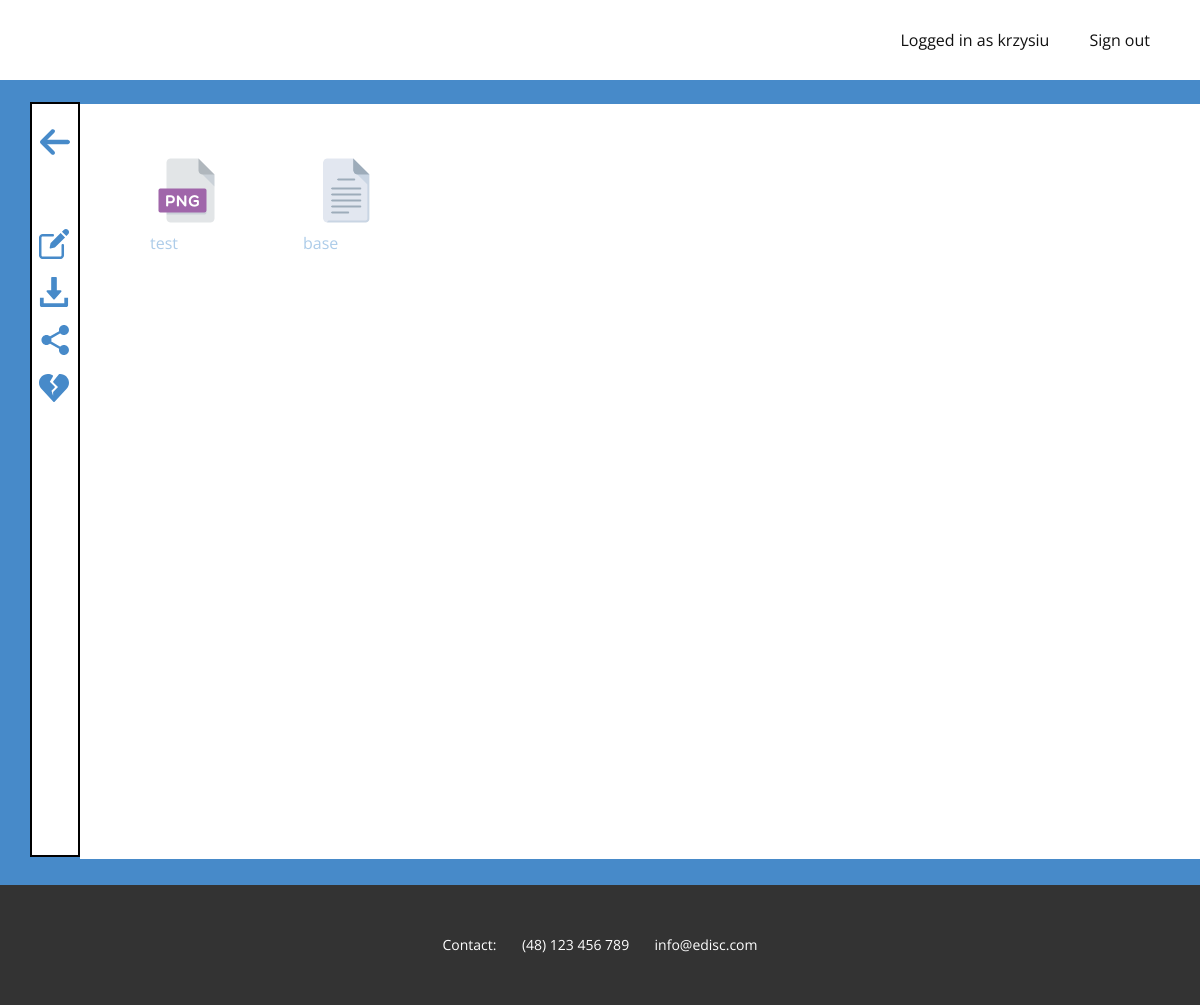
Page /drive/favourites/ (signed in) on the earlier database version.
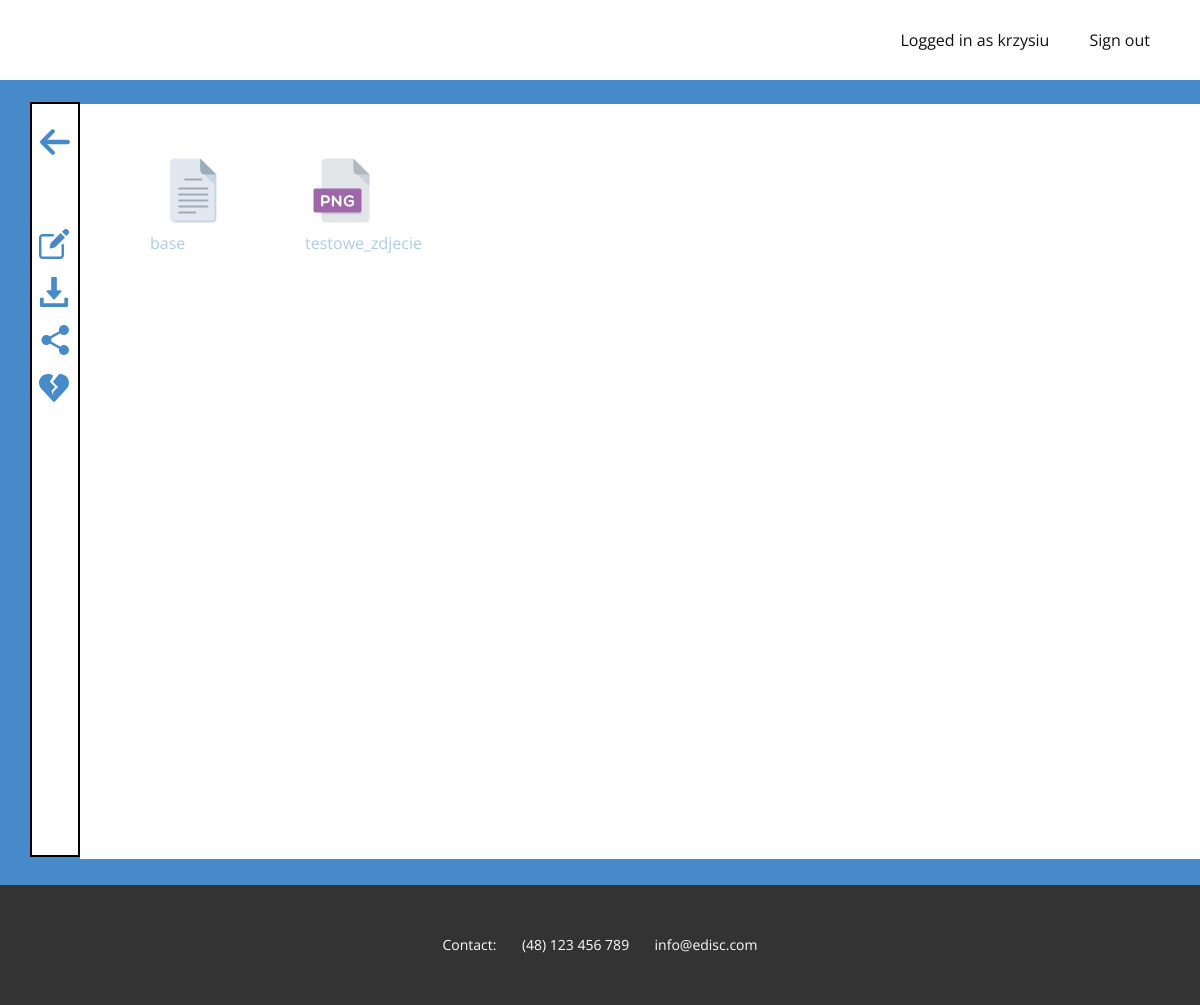
Same page on the later database version.
### mainapp/models.py (models this page shows, shortened)
class File (models.Model):
    fileName = models.CharField(max_length=30)
    extension = models.CharField(max_length=4, default='none')
    content = models.FileField(default='No file loaded')
    directory = models.ForeignKey(Directory, on_delete=models.CASCADE)
    uploadDate = models.DateTimeField()
    inBin = models.BooleanField(default=False)
    isFavourite = models.BooleanField(default=False)

### mainapp/views.py (the view)
# urls.py: path('drive/favourites/', views.favouritePage, name='favourite'),
@login_required(login_url='login')
def favouritePage(request):
    return render(request, 'mainapp/favourites.html')

### mainapp/templates/mainapp/favourites.html (shortened to what this page needs)
{% extends "./base.html" %}
{% block body_content %}
    {% for dir in user.directory_set.all %}
        {% for fil in dir.file_set.all %}
              {% if fil.isFavourite == True and fil.inBin == False %}
                  <div class="floatLeft">
                    <a>
                        <figure>
                            {% if fil.extension == 'pdf' %}
                                <img src="../../static/images/file_icons/pdf_icon.png" width="73" height="81">
                            {% elif fil.extension == 'doc' or fil.extension == 'docx' or fil.extension == 'docs' %}
                                <img src="../../static/images/file_icons/doc_icon.png" width="73" height="81">
                            {% elif fil.extension == 'mov' or fil.extension == 'mp4' or fil.extension == 'mkv' %}
                                <img src="../../static/images/file_icons/mov_icon.png" width="73" height="81">
                            {% elif fil.extension == 'mp3' or fil.extension == 'wav' or fil.extension == 'm4a' %}
                                <img src="../../static/images/file_icons/mp3_icon.png" width="73" height="81">
                            {% elif fil.extension == 'png' or fil.extension == 'jpg' or fil.extension == 'jpeg' %}
                                <img src="../../static/images/file_icons/png_icon.png" width="73" height="81">
                            {% elif fil.extension == 'ppt' %}
                                <img src="../../static/images/file_icons/ppt_icon.png" width="73" height="81">
                            {% elif fil.extension == 'txt' %}
                                <img src="../../static/images/file_icons/txt_icon.png" width="73" height="81">
                            {% elif fil.extension == 'xls' %}
                                <img src="../../static/images/file_icons/xls_icon.png" width="73" height="81">
                            {% elif fil.extension == 'rar' or fil.extension == 'zip' or fil.extension == 'tar' %}
                                <img src="../../static/images/file_icons/zip_icon.png" width="73" height="81">
                            {% else %}
                                <img src="../../static/images/file_icons/file_icon_v2.png" width="75" height="81">
                            {% endif %}
                        <figcaption>
                            {{ fil.fileName }}
                        </figcaption>
                    </figure>
                </a>
            </div>
              {% endif %}
        {% endfor %}
    {% endfor %}
{% endblock %}
{% block list_content %}
    <link rel="stylesheet" href="../../static/css/directory.css" media="screen">
    <a href="../../drive">
        <span class="u-icon u-icon-circle u-text-palette-1-base u-icon-1"><svg class="u-svg-link" preserveAspectRatio="xMidYMin slice" viewBox="0 0 447.243 447.243" style=""><use xmlns:xlink="http://www.w3.org/1999/xlink" xlink:href="#svg-afa0"></use></svg></span>
    </a>
    <a href="rename_favourite">
        <span class="u-icon u-icon-circle u-text-palette-1-base u-icon-2"><svg class="u-svg-link" preserveAspectRatio="xMidYMin slice" viewBox="0 0 512 511" style=""><use xmlns:xlink="http://www.w3.org/1999/xlink" xlink:href="#svg-fa6a"></use></svg></span>
    </a>
    <a href="download">
        <span class="u-icon u-icon-circle u-text-palette-1-base u-icon-4"><svg class="u-svg-link" preserveAspectRatio="xMidYMin slice" viewBox="0 0 512 512" style=""><use xmlns:xlink="http://www.w3.org/1999/xlink" xlink:href="#svg-6bec"></use></svg></span>
    </a>
    <a href="share">
        <span class="u-icon u-icon-circle u-text-palette-1-base u-icon-5"><svg class="u-svg-link" preserveAspectRatio="xMidYMin slice" viewBox="-21 0 512 512" style=""><use xmlns:xlink="http://www.w3.org/1999/xlink" xlink:href="#svg-27b0"></use></svg></span>
    </a>
    <a href="unmake_favourite">
        <span class="u-icon u-icon-circle u-text-palette-1-base u-icon-5"><svg class="u-svg-link" preserveAspectRatio="xMidYMin slice" viewBox="0 0 512 512" style=""><use xmlns:xlink="http://www.w3.org/1999/xlink" xlink:href="#svg-2838"></use></svg></span>
    </a>
{% endblock %}

Differences in the rows shown:
removed File: isFavourite True (drawn), fileName "test"
added File: isFavourite True (drawn), fileName "testowe_zdjecie"
